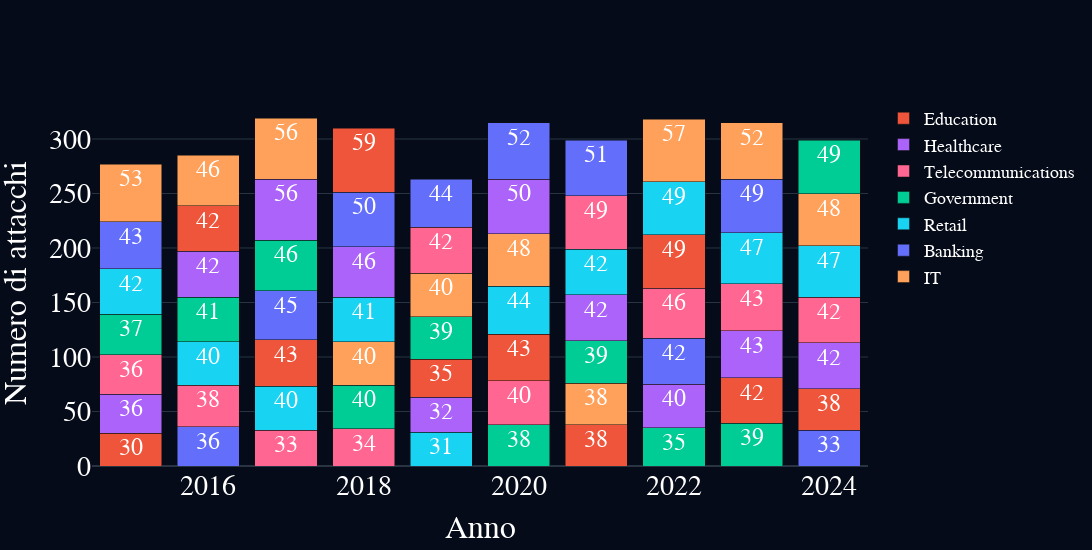

Notebook code for this chart:
### Markdown cell above
### Evoluzione degli Attacchi per Settore Economico 

Questo grafico a barre impilate mostra **l’andamento temporale degli attacchi informatici**, suddivisi per **settore economico colpito**.  Ogni barra rappresenta un anno, mentre i segmenti colorati al suo interno indicano il numero di attacchi registrati per ciascun settore (ordinati in base al numero di attacchi).

### Code cell
# raggruppamento dei dati per anno e settore
grouped = df.groupby(['Year', 'Target Industry']).size().reset_index(name='Attacchi')

# pivot (anno x settore)
pivot = grouped.pivot(index='Year', columns='Target Industry', values='Attacchi').fillna(0)

# Colori
color_palette = px.colors.qualitative.Plotly
industries = pivot.columns.tolist()
color_map = {ind: color_palette[i % len(color_palette)] for i, ind in enumerate(industries)}
fig = go.Figure()
legend_shown = set()
for year in pivot.index:
    values = pivot.loc[year]
    sorted_sectors = values.sort_values().index.tolist()
    cumulative_base = 0
    for sector in sorted_sectors:
        val = values[sector]
        if val == 0:
            continue
        fig.add_trace(go.Bar(
            x=[year],
            y=[val],
            base=[cumulative_base],
            name=sector,
            marker_color=color_map[sector],
            showlegend=sector not in legend_shown,
            text=[val],
            textposition='inside',
            textfont=dict(
                family='Segoe UI',
                size=24,  
                color='white'
            )
        ))
        legend_shown.add(sector)
        cumulative_base += val
# stile 
fig.update_layout(
    barmode='stack',
    template='plotly_dark',
    width=1780,   # larghezza figura (in pixel)
    height=550,   # altezza figura (in pixel)
    plot_bgcolor='#050b18',
    paper_bgcolor='#050b18',
    font=dict(
        family='Segoe UI',
        size=28,
        color='white'
    ),
    xaxis=dict(
        title=dict(text='Anno', font=dict(family='Segoe UI', size=32, color='white')),
        tickfont=dict(family='Segoe UI', size=28, color='white')
    ),
    yaxis=dict(
        title=dict(text='Numero di attacchi', font=dict(family='Segoe UI', size=32, color='white')),
        tickfont=dict(family='Segoe UI', size=28, color='white')
    ),
    legend=dict(
        font=dict(family='Segoe UI', size=18, color='white'),
        traceorder='normal'
    ),
)
fig.show()

### Figure 1 — Plotly figure (JSON) as saved in the notebook; plotly's stock layout.template omitted (floating-point values rounded to 4 significant figures)
{"data": [{"base": [0], "marker": {"color": "#EF553B"}, "name": "Education", "showlegend": true, "text": ["30"], "textfont": {"color": "white", "family": "Segoe UI", "size": 24}, "textposition": "inside", "type": "bar", "x": [2015], "y": [30]}, {"base": [30], "marker": {"color": "#AB63FA"}, "name": "Healthcare", "showlegend": true, "text": ["36"], "textfont": {"color": "white", "family": "Segoe UI", "size": 24}, "textposition": "inside", "type": "bar", "x": [2015], "y": [36]}, {"base": [66], "marker": {"color": "#FF6692"}, "name": "Telecommunications", "showlegend": true, "text": ["36"], "textfont": {"color": "white", "family": "Segoe UI", "size": 24}, "textposition": "inside", "type": "bar", "x": [2015], "y": [36]}, {"base": [102], "marker": {"color": "#00CC96"}, "name": "Government", "showlegend": true, "text": ["37"], "textfont": {"color": "white", "family": "Segoe UI", "size": 24}, "textposition": "inside", "type": "bar", "x": [2015], "y": [37]}, {"base": [139], "marker": {"color": "#19D3F3"}, "name": "Retail", "showlegend": true, "text": ["42"], "textfont": {"color": "white", "family": "Segoe UI", "size": 24}, "textposition": "inside", "type": "bar", "x": [2015], "y": [42]}, {"base": [181], "marker": {"color": "#636EFA"}, "name": "Banking", "showlegend": true, "text": ["43"], "textfont": {"color": "white", "family": "Segoe UI", "size": 24}, "textposition": "inside", "type": "bar", "x": [2015], "y": [43]}, {"base": [224], "marker": {"color": "#FFA15A"}, "name": "IT", "showlegend": true, "text": ["53"], "textfont": {"color": "white", "family": "Segoe UI", "size": 24}, "textposition": "inside", "type": "bar", "x": [2015], "y": [53]}, {"base": [0], "marker": {"color": "#636EFA"}, "name": "Banking", "showlegend": false, "text": ["36"], "textfont": {"color": "white", "family": "Segoe UI", "size": 24}, "textposition": "inside", "type": "bar", "x": [2016], "y": [36]}, {"base": [36], "marker": {"color": "#FF6692"}, "name": "Telecommunications", "showlegend": false, "text": ["38"], "textfont": {"color": "white", "family": "Segoe UI", "size": 24}, "textposition": "inside", "type": "bar", "x": [2016], "y": [38]}, {"base": [74], "marker": {"color": "#19D3F3"}, "name": "Retail", "showlegend": false, "text": ["40"], "textfont": {"color": "white", "family": "Segoe UI", "size": 24}, "textposition": "inside", "type": "bar", "x": [2016], "y": [40]}, {"base": [114], "marker": {"color": "#00CC96"}, "name": "Government", "showlegend": false, "text": ["41"], "textfont": {"color": "white", "family": "Segoe UI", "size": 24}, "textposition": "inside", "type": "bar", "x": [2016], "y": [41]}, {"base": [155], "marker": {"color": "#AB63FA"}, "name": "Healthcare", "showlegend": false, "text": ["42"], "textfont": {"color": "white", "family": "Segoe UI", "size": 24}, "textposition": "inside", "type": "bar", "x": [2016], "y": [42]}, {"base": [197], "marker": {"color": "#EF553B"}, "name": "Education", "showlegend": false, "text": ["42"], "textfont": {"color": "white", "family": "Segoe UI", "size": 24}, "textposition": "inside", "type": "bar", "x": [2016], "y": [42]}, {"base": [239], "marker": {"color": "#FFA15A"}, "name": "IT", "showlegend": false, "text": ["46"], "textfont": {"color": "white", "family": "Segoe UI", "size": 24}, "textposition": "inside", "type": "bar", "x": [2016], "y": [46]}, {"base": [0], "marker": {"color": "#FF6692"}, "name": "Telecommunications", "showlegend": false, "text": ["33"], "textfont": {"color": "white", "family": "Segoe UI", "size": 24}, "textposition": "inside", "type": "bar", "x": [2017], "y": [33]}, {"base": [33], "marker": {"color": "#19D3F3"}, "name": "Retail", "showlegend": false, "text": ["40"], "textfont": {"color": "white", "family": "Segoe UI", "size": 24}, "textposition": "inside", "type": "bar", "x": [2017], "y": [40]}, {"base": [73], "marker": {"color": "#EF553B"}, "name": "Education", "showlegend": false, "text": ["43"], "textfont": {"color": "white", "family": "Segoe UI", "size": 24}, "textposition": "inside", "type": "bar", "x": [2017], "y": [43]}, {"base": [116], "marker": {"color": "#636EFA"}, "name": "Banking", "showlegend": false, "text": ["45"], "textfont": {"color": "white", "family": "Segoe UI", "size": 24}, "textposition": "inside", "type": "bar", "x": [2017], "y": [45]}, {"base": [161], "marker": {"color": "#00CC96"}, "name": "Government", "showlegend": false, "text": ["46"], "textfont": {"color": "white", "family": "Segoe UI", "size": 24}, "textposition": "inside", "type": "bar", "x": [2017], "y": [46]}, {"base": [207], "marker": {"color": "#AB63FA"}, "name": "Healthcare", "showlegend": false, "text": ["56"], "textfont": {"color": "white", "family": "Segoe UI", "size": 24}, "textposition": "inside", "type": "bar", "x": [2017], "y": [56]}, {"base": [263], "marker": {"color": "#FFA15A"}, "name": "IT", "showlegend": false, "text": ["56"], "textfont": {"color": "white", "family": "Segoe UI", "size": 24}, "textposition": "inside", "type": "bar", "x": [2017], "y": [56]}, {"base": [0], "marker": {"color": "#FF6692"}, "name": "Telecommunications", "showlegend": false, "text": ["34"], "textfont": {"color": "white", "family": "Segoe UI", "size": 24}, "textposition": "inside", "type": "bar", "x": [2018], "y": [34]}, {"base": [34], "marker": {"color": "#00CC96"}, "name": "Government", "showlegend": false, "text": ["40"], "textfont": {"color": "white", "family": "Segoe UI", "size": 24}, "textposition": "inside", "type": "bar", "x": [2018], "y": [40]}, {"base": [74], "marker": {"color": "#FFA15A"}, "name": "IT", "showlegend": false, "text": ["40"], "textfont": {"color": "white", "family": "Segoe UI", "size": 24}, "textposition": "inside", "type": "bar", "x": [2018], "y": [40]}, {"base": [114], "marker": {"color": "#19D3F3"}, "name": "Retail", "showlegend": false, "text": ["41"], "textfont": {"color": "white", "family": "Segoe UI", "size": 24}, "textposition": "inside", "type": "bar", "x": [2018], "y": [41]}, {"base": [155], "marker": {"color": "#AB63FA"}, "name": "Healthcare", "showlegend": false, "text": ["46"], "textfont": {"color": "white", "family": "Segoe UI", "size": 24}, "textposition": "inside", "type": "bar", "x": [2018], "y": [46]}, {"base": [201], "marker": {"color": "#636EFA"}, "name": "Banking", "showlegend": false, "text": ["50"], "textfont": {"color": "white", "family": "Segoe UI", "size": 24}, "textposition": "inside", "type": "bar", "x": [2018], "y": [50]}, {"base": [251], "marker": {"color": "#EF553B"}, "name": "Education", "showlegend": false, "text": ["59"], "textfont": {"color": "white", "family": "Segoe UI", "size": 24}, "textposition": "inside", "type": "bar", "x": [2018], "y": [59]}, {"base": [0], "marker": {"color": "#19D3F3"}, "name": "Retail", "showlegend": false, "text": ["31"], "textfont": {"color": "white", "family": "Segoe UI", "size": 24}, "textposition": "inside", "type": "bar", "x": [2019], "y": [31]}, {"base": [31], "marker": {"color": "#AB63FA"}, "name": "Healthcare", "showlegend": false, "text": ["32"], "textfont": {"color": "white", "family": "Segoe UI", "size": 24}, "textposition": "inside", "type": "bar", "x": [2019], "y": [32]}, {"base": [63], "marker": {"color": "#EF553B"}, "name": "Education", "showlegend": false, "text": ["35"], "textfont": {"color": "white", "family": "Segoe UI", "size": 24}, "textposition": "inside", "type": "bar", "x": [2019], "y": [35]}, {"base": [98], "marker": {"color": "#00CC96"}, "name": "Government", "showlegend": false, "text": ["39"], "textfont": {"color": "white", "family": "Segoe UI", "size": 24}, "textposition": "inside", "type": "bar", "x": [2019], "y": [39]}, {"base": [137], "marker": {"color": "#FFA15A"}, "name": "IT", "showlegend": false, "text": ["40"], "textfont": {"color": "white", "family": "Segoe UI", "size": 24}, "textposition": "inside", "type": "bar", "x": [2019], "y": [40]}, {"base": [177], "marker": {"color": "#FF6692"}, "name": "Telecommunications", "showlegend": false, "text": ["42"], "textfont": {"color": "white", "family": "Segoe UI", "size": 24}, "textposition": "inside", "type": "bar", "x": [2019], "y": [42]}, {"base": [219], "marker": {"color": "#636EFA"}, "name": "Banking", "showlegend": false, "text": ["44"], "textfont": {"color": "white", "family": "Segoe UI", "size": 24}, "textposition": "inside", "type": "bar", "x": [2019], "y": [44]}, {"base": [0], "marker": {"color": "#00CC96"}, "name": "Government", "showlegend": false, "text": ["38"], "textfont": {"color": "white", "family": "Segoe UI", "size": 24}, "textposition": "inside", "type": "bar", "x": [2020], "y": [38]}, {"base": [38], "marker": {"color": "#FF6692"}, "name": "Telecommunications", "showlegend": false, "text": ["40"], "textfont": {"color": "white", "family": "Segoe UI", "size": 24}, "textposition": "inside", "type": "bar", "x": [2020], "y": [40]}, {"base": [78], "marker": {"color": "#EF553B"}, "name": "Education", "showlegend": false, "text": ["43"], "textfont": {"color": "white", "family": "Segoe UI", "size": 24}, "textposition": "inside", "type": "bar", "x": [2020], "y": [43]}, {"base": [121], "marker": {"color": "#19D3F3"}, "name": "Retail", "showlegend": false, "text": ["44"], "textfont": {"color": "white", "family": "Segoe UI", "size": 24}, "textposition": "inside", "type": "bar", "x": [2020], "y": [44]}, {"base": [165], "marker": {"color": "#FFA15A"}, "name": "IT", "showlegend": false, "text": ["48"], "textfont": {"color": "white", "family": "Segoe UI", "size": 24}, "textposition": "inside", "type": "bar", "x": [2020], "y": [48]}, {"base": [213], "marker": {"color": "#AB63FA"}, "name": "Healthcare", "showlegend": false, "text": ["50"], "textfont": {"color": "white", "family": "Segoe UI", "size": 24}, "textposition": "inside", "type": "bar", "x": [2020], "y": [50]}, {"base": [263], "marker": {"color": "#636EFA"}, "name": "Banking", "showlegend": false, "text": ["52"], "textfont": {"color": "white", "family": "Segoe UI", "size": 24}, "textposition": "inside", "type": "bar", "x": [2020], "y": [52]}, {"base": [0], "marker": {"color": "#EF553B"}, "name": "Education", "showlegend": false, "text": ["38"], "textfont": {"color": "white", "family": "Segoe UI", "size": 24}, "textposition": "inside", "type": "bar", "x": [2021], "y": [38]}, {"base": [38], "marker": {"color": "#FFA15A"}, "name": "IT", "showlegend": false, "text": ["38"], "textfont": {"color": "white", "family": "Segoe UI", "size": 24}, "textposition": "inside", "type": "bar", "x": [2021], "y": [38]}, {"base": [76], "marker": {"color": "#00CC96"}, "name": "Government", "showlegend": false, "text": ["39"], "textfont": {"color": "white", "family": "Segoe UI", "size": 24}, "textposition": "inside", "type": "bar", "x": [2021], "y": [39]}, {"base": [115], "marker": {"color": "#AB63FA"}, "name": "Healthcare", "showlegend": false, "text": ["42"], "textfont": {"color": "white", "family": "Segoe UI", "size": 24}, "textposition": "inside", "type": "bar", "x": [2021], "y": [42]}, {"base": [157], "marker": {"color": "#19D3F3"}, "name": "Retail", "showlegend": false, "text": ["42"], "textfont": {"color": "white", "family": "Segoe UI", "size": 24}, "textposition": "inside", "type": "bar", "x": [2021], "y": [42]}, {"base": [199], "marker": {"color": "#FF6692"}, "name": "Telecommunications", "showlegend": false, "text": ["49"], "textfont": {"color": "white", "family": "Segoe UI", "size": 24}, "textposition": "inside", "type": "bar", "x": [2021], "y": [49]}, {"base": [248], "marker": {"color": "#636EFA"}, "name": "Banking", "showlegend": false, "text": ["51"], "textfont": {"color": "white", "family": "Segoe UI", "size": 24}, "textposition": "inside", "type": "bar", "x": [2021], "y": [51]}, {"base": [0], "marker": {"color": "#00CC96"}, "name": "Government", "showlegend": false, "text": ["35"], "textfont": {"color": "white", "family": "Segoe UI", "size": 24}, "textposition": "inside", "type": "bar", "x": [2022], "y": [35]}, {"base": [35], "marker": {"color": "#AB63FA"}, "name": "Healthcare", "showlegend": false, "text": ["40"], "textfont": {"color": "white", "family": "Segoe UI", "size": 24}, "textposition": "inside", "type": "bar", "x": [2022], "y": [40]}, {"base": [75], "marker": {"color": "#636EFA"}, "name": "Banking", "showlegend": false, "text": ["42"], "textfont": {"color": "white", "family": "Segoe UI", "size": 24}, "textposition": "inside", "type": "bar", "x": [2022], "y": [42]}, {"base": [117], "marker": {"color": "#FF6692"}, "name": "Telecommunications", "showlegend": false, "text": ["46"], "textfont": {"color": "white", "family": "Segoe UI", "size": 24}, "textposition": "inside", "type": "bar", "x": [2022], "y": [46]}, {"base": [163], "marker": {"color": "#EF553B"}, "name": "Education", "showlegend": false, "text": ["49"], "textfont": {"color": "white", "family": "Segoe UI", "size": 24}, "textposition": "inside", "type": "bar", "x": [2022], "y": [49]}, {"base": [212], "marker": {"color": "#19D3F3"}, "name": "Retail", "showlegend": false, "text": ["49"], "textfont": {"color": "white", "family": "Segoe UI", "size": 24}, "textposition": "inside", "type": "bar", "x": [2022], "y": [49]}, {"base": [261], "marker": {"color": "#FFA15A"}, "name": "IT", "showlegend": false, "text": ["57"], "textfont": {"color": "white", "family": "Segoe UI", "size": 24}, "textposition": "inside", "type": "bar", "x": [2022], "y": [57]}, {"base": [0], "marker": {"color": "#00CC96"}, "name": "Government", "showlegend": false, "text": ["39"], "textfont": {"color": "white", "family": "Segoe UI", "size": 24}, "textposition": "inside", "type": "bar", "x": [2023], "y": [39]}, {"base": [39], "marker": {"color": "#EF553B"}, "name": "Education", "showlegend": false, "text": ["42"], "textfont": {"color": "white", "family": "Segoe UI", "size": 24}, "textposition": "inside", "type": "bar", "x": [2023], "y": [42]}, {"base": [81], "marker": {"color": "#AB63FA"}, "name": "Healthcare", "showlegend": false, "text": ["43"], "textfont": {"color": "white", "family": "Segoe UI", "size": 24}, "textposition": "inside", "type": "bar", "x": [2023], "y": [43]}, {"base": [124], "marker": {"color": "#FF6692"}, "name": "Telecommunications", "showlegend": false, "text": ["43"], "textfont": {"color": "white", "family": "Segoe UI", "size": 24}, "textposition": "inside", "type": "bar", "x": [2023], "y": [43]}, {"base": [167], "marker": {"color": "#19D3F3"}, "name": "Retail", "showlegend": false, "text": ["47"], "textfont": {"color": "white", "family": "Segoe UI", "size": 24}, "textposition": "inside", "type": "bar", "x": [2023], "y": [47]}, {"base": [214], "marker": {"color": "#636EFA"}, "name": "Banking", "showlegend": false, "text": ["49"], "textfont": {"color": "white", "family": "Segoe UI", "size": 24}, "textposition": "inside", "type": "bar", "x": [2023], "y": [49]}, {"base": [263], "marker": {"color": "#FFA15A"}, "name": "IT", "showlegend": false, "text": ["52"], "textfont": {"color": "white", "family": "Segoe UI", "size": 24}, "textposition": "inside", "type": "bar", "x": [2023], "y": [52]}, {"base": [0], "marker": {"color": "#636EFA"}, "name": "Banking", "showlegend": false, "text": ["33"], "textfont": {"color": "white", "family": "Segoe UI", "size": 24}, "textposition": "inside", "type": "bar", "x": [2024], "y": [33]}, {"base": [33], "marker": {"color": "#EF553B"}, "name": "Education", "showlegend": false, "text": ["38"], "textfont": {"color": "white", "family": "Segoe UI", "size": 24}, "textposition": "inside", "type": "bar", "x": [2024], "y": [38]}, {"base": [71], "marker": {"color": "#AB63FA"}, "name": "Healthcare", "showlegend": false, "text": ["42"], "textfont": {"color": "white", "family": "Segoe UI", "size": 24}, "textposition": "inside", "type": "bar", "x": [2024], "y": [42]}, {"base": [113], "marker": {"color": "#FF6692"}, "name": "Telecommunications", "showlegend": false, "text": ["42"], "textfont": {"color": "white", "family": "Segoe UI", "size": 24}, "textposition": "inside", "type": "bar", "x": [2024], "y": [42]}, {"base": [155], "marker": {"color": "#19D3F3"}, "name": "Retail", "showlegend": false, "text": ["47"], "textfont": {"color": "white", "family": "Segoe UI", "size": 24}, "textposition": "inside", "type": "bar", "x": [2024], "y": [47]}, {"base": [202], "marker": {"color": "#FFA15A"}, "name": "IT", "showlegend": false, "text": ["48"], "textfont": {"color": "white", "family": "Segoe UI", "size": 24}, "textposition": "inside", "type": "bar", "x": [2024], "y": [48]}, {"base": [250], "marker": {"color": "#00CC96"}, "name": "Government", "showlegend": false, "text": ["49"], "textfont": {"color": "white", "family": "Segoe UI", "size": 24}, "textposition": "inside", "type": "bar", "x": [2024], "y": [49]}], "layout": {"barmode": "stack", "font": {"color": "white", "family": "Segoe UI", "size": 28}, "height": 550, "legend": {"font": {"color": "white", "family": "Segoe UI", "size": 18}, "traceorder": "normal"}, "paper_bgcolor": "#050b18", "plot_bgcolor": "#050b18", "width": 1780, "xaxis": {"tickfont": {"color": "white", "family": "Segoe UI", "size": 28}, "title": {"font": {"color": "white", "family": "Segoe UI", "size": 32}, "text": "Anno"}}, "yaxis": {"tickfont": {"color": "white", "family": "Segoe UI", "size": 28}, "title": {"font": {"color": "white", "family": "Segoe UI", "size": 32}, "text": "Numero di attacchi"}}}}
